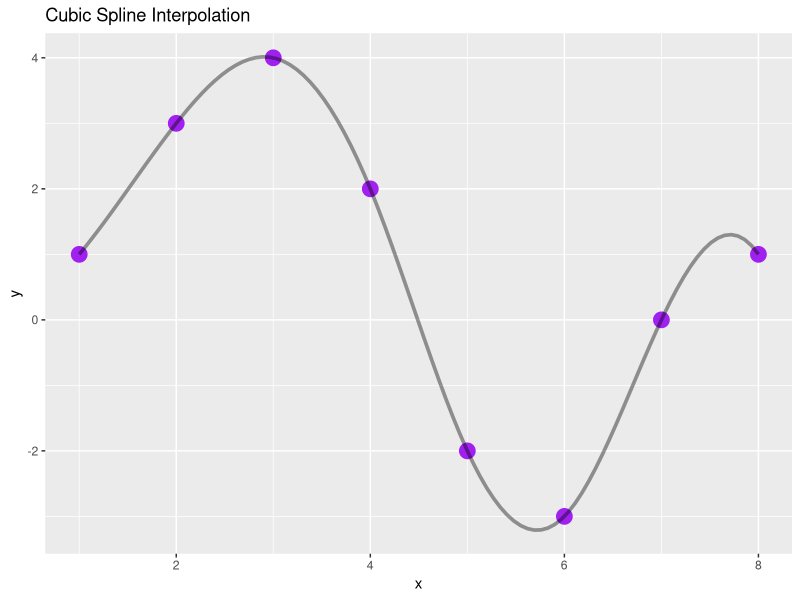
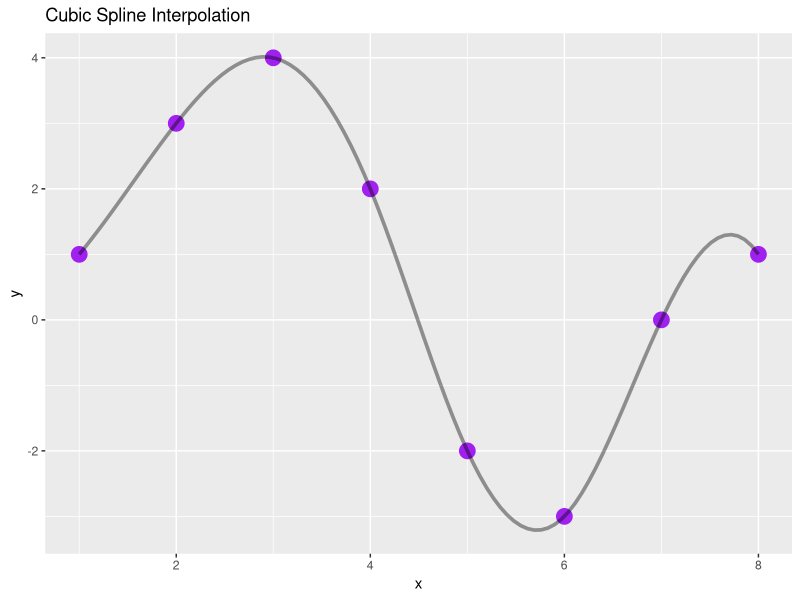

Recreate these plots in R, in order.
if(!require(ggplot2))install.packages("ggplot2");library(ggplot2)

#CUBIC SPLINE INTERPOLATION
cub_spline<-function(x,y){
  dat<-data.frame(cbind(x,y)) #create data frame
  spl <- splinefun(x, y, method="fmm")
  plot<-ggplot(dat, aes(x=x, y=y)) + ggtitle("Cubic Spline Interpolation")+
    geom_point(size=5, col='purple') + stat_function(fun = spl, size=1.25, alpha=0.4)
  print(plot)
  ggsave(filename=paste("spline.pdf"), plot=plot,path="C:\\Users\\urska\\Desktop\\Numerical Intr Course\\R codes")
  assign("spl",spl, envir = .GlobalEnv)
  return(invisible())
}


x <- c(1:8)
y<- c(1,3,4,2,-2,-3,0,1)
cub_spline(x,y)
